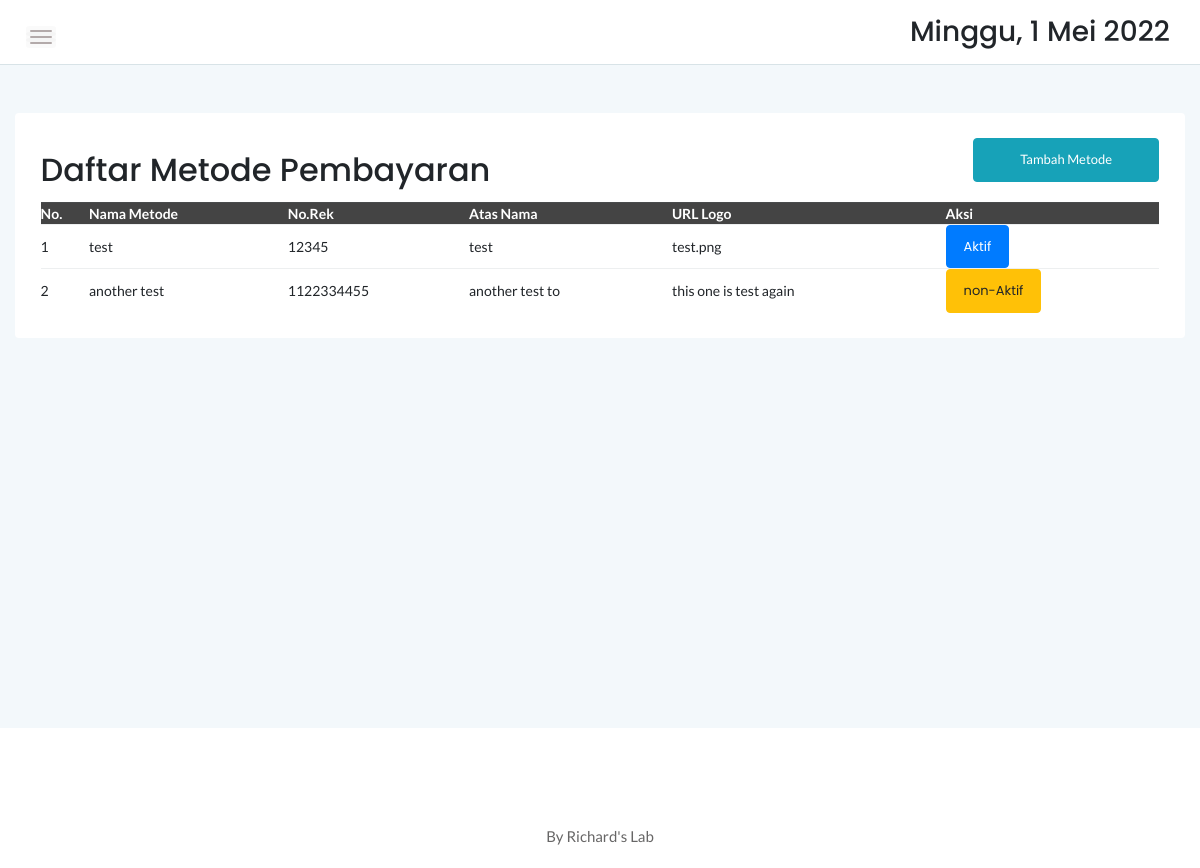
The app's page /admin/pembayaran.php with its own data.
### tables this page shows
CREATE TABLE `pembayaran` (
  `id` int(11) NOT NULL,
  `metode` varchar(50) NOT NULL,
  `noRek` varchar(50) NOT NULL,
  `logo` text,
  `an` varchar(50) NOT NULL,
  `status` int(1) NOT NULL DEFAULT '1'
);

### admin/assets/PHP/load-pembayaran.php (called while the page is built)
<?php
    require 'connection.php';
    $queryPembayaran = mysqli_query($conn,"SELECT * FROM pembayaran");
    $listPembayaran = [];
    while ($metodePembayaran = mysqli_fetch_assoc($queryPembayaran)) {
        $listPembayaran[] = $metodePembayaran;
    }
?>

### admin/pembayaran.php (the view, shortened to what this page needs)
<?php
    require 'assets/PHP/load-pembayaran.php';
?>
<!doctype html>
<html class="no-js" lang="en">
<head>
    <link rel="stylesheet" href="assets/css/bootstrap.min.css">
    <link rel="stylesheet" href="assets/css/font-awesome.min.css">
    <link rel="stylesheet" href="assets/css/themify-icons.css">
    <link rel="stylesheet" href="assets/css/metisMenu.css">
    <link rel="stylesheet" href="assets/css/owl.carousel.min.css">
    <link rel="stylesheet" href="assets/css/slicknav.min.css">
    <link rel="stylesheet" href="https://www.amcharts.com/lib/3/plugins/export/export.css" type="text/css" media="all" />
	<link rel="stylesheet" type="text/css" href="https://cdn.datatables.net/1.10.20/css/jquery.dataTables.min.css">
    <link rel="stylesheet" type="text/css" href="https://cdn.datatables.net/1.10.20/css/jquery.dataTables.css">
    <link rel="stylesheet" type="text/css" href="https://cdn.datatables.net/1.10.20/css/dataTables.bootstrap4.min.css">
    <link rel="stylesheet" type="text/css" href="https://cdn.datatables.net/responsive/2.2.3/css/responsive.bootstrap.min.css">
    <link rel="stylesheet" type="text/css" href="https://cdn.datatables.net/responsive/2.2.3/css/responsive.jqueryui.min.css">
	<link rel="stylesheet" type="text/css" href="https://cdn.datatables.net/buttons/1.5.2/css/buttons.dataTables.min.css">
    <link rel="stylesheet" href="assets/css/typography.css">
    <link rel="stylesheet" href="assets/css/default-css.css">
    <link rel="stylesheet" href="assets/css/styles.css">
    <link rel="stylesheet" href="assets/css/responsive.css">
</head>
<body>
    <div class="page-container">
        <div class="main-content">
            <div class="header-area">
                <div class="row align-items-center">
                    <div class="col-md-6 col-sm-8 clearfix">
                        <div class="nav-btn pull-left">
                            <span></span>
                            <span></span>
                            <span></span>
                        </div>
                    </div>
                    <div class="col-md-6 col-sm-4 clearfix">
                        <ul class="notification-area pull-right">
                            <li><h3><div class="date">
						</b></div></h3>
						</li>
                        </ul>
                    </div>
                </div>
            </div>
            <div class="main-content-inner">
                <div class="row mt-5 mb-5">
                    <div class="col-12">
                        <div class="card">
                            <div class="card-body">
                                <div class="d-sm-flex justify-content-between align-items-center">
									<h2>Daftar Metode Pembayaran</h2>
									<button style="margin-bottom:20px" data-toggle="modal" data-target="#myModal" class="btn btn-info col-md-2">Tambah Metode</button>
                                </div>
                                    <div class="data-tables datatable-dark">
										 <table id="dataTable3" class="display" style="width:100%"><thead class="thead-dark">
											<tr>
												<th>No.</th>
												<th>Nama Metode</th>
												<th>No.Rek</th>
												<th>Atas Nama</th>
												<th>URL Logo</th>
												<th>Aksi</th>
											</tr></thead>
                                        <tbody>
                                        <?php $i=1;foreach($listPembayaran as $metode): ?>
                                            <tr>
                                                <td><?= $i ?></td>
                                                <td><?= $metode['metode'] ?></td>
                                                <td><?= $metode['noRek'] ?></td>
                                                <td><?= $metode['an'] ?></td>
                                                <td><?= $metode['logo'] ?></td>
                                                <?php if($metode['status'] == 1): ?>
                                                <td>
                                                    <a href="assets/PHP/rubah-status-pembayaran.php?id=<?=$metode['id']?>" onclick="return confirm('Anda yakin untuk menonaktifkan metode pembayaran?')">
                                                        <button class="btn btn-primary">Aktif</button>
                                                    </a>
                                                </td>
                                                <?php else: ?>
                                                <td>
                                                    <a href="assets/PHP/rubah-status-pembayaran.php?id=<?=$metode['id']?>">
                                                        <button class="btn btn-warning">non-Aktif</button>
                                                    </a>
                                                </td>
                                                <?php endif; ?>
                                            </tr>
                                        <?php $i++;endforeach; ?>
                                        </tbody>
										</table>
                                    </div>
								 </div>
                            </div>
                        </div>
                    </div>
                </div>
            </div>
        </div>
        <footer>
            <div class="footer-area">
                <p>By Richard's Lab</p>
            </div>
        </footer>
</body>
</html>

### admin/assets/css/typography.css (style rules this page uses)
body { font-size: 14px; font-family: 'Lato', sans-serif; }
h1, h2, h3, h4, h5, h6 { margin: 0; font-family: 'Poppins', sans-serif; }
p { font-family: 'Lato', sans-serif; font-size: 15px; line-height: 26px; color: #444; margin-bottom: 0; }
a, a:visited { text-decoration: none; transition: all 0.3s ease-in-out; -webkit-transition: all 0.3s ease-in-out; -moz-transition: all 0.3s ease-in-out; -o-transition: all 0.3s ease-in-out; outline: 0; font-family: 'Poppins', sans-serif; }
ul, ol { margin-bottom: 0px; margin-top: 0px; padding: 0; }
ul { margin: 0; list-style-type: none; }
button { cursor: pointer; outline: none!important; letter-spacing: 0; }

### admin/assets/css/default-css.css (style rules this page uses)
* { margin: 0; padding: 0; box-sizing: border-box; }
*, *:before, *:after { -moz-box-sizing: border-box; -webkit-box-sizing: border-box; box-sizing: border-box; }
html { -webkit-font-smoothing: antialiased; }
body { background: #fff; font-weight: normal; -webkit-font-smoothing: antialiased; -webkit-text-size-adjust: 100%; }
:root { --primary-color: #4336FB; }

### admin/assets/css/styles.css (style rules this page uses)
.page-container { width: 100%; height: 100%; min-height: 100vh; padding-left: 280px; -webkit-transition: padding-left 0.3s ease 0s; transition: padding-left 0.3s ease 0s; }
.card { border: none; border-radius: 4px; background-color: #fff; -webkit-transition: all 0.3s ease 0s; transition: all 0.3s ease 0s; }
.card-body { padding: 25.6px; padding: 1.6rem; }
.main-content { width: 100%; background: #F3F8FB; }
.main-content-inner { padding: 0 30px 50px; }
.header-area { padding: 15px 30px; background: #fff; border-bottom: 1px solid #d8e3e7; }
.nav-btn { margin-right: 30px; margin-top: 10px; cursor: pointer; }
.nav-btn span { display: block; width: 22px; height: 2px; background: #b3aaaa; margin: 4px 0; border-radius: 15px; -webkit-transition: all 0.3s ease 0s; transition: all 0.3s ease 0s; box-shadow: 0 0 0 4px rgba(99, 96, 96, 0.03); }
.notification-area { -webkit-user-select: none; -moz-user-select: none; -ms-user-select: none; user-select: none; position: relative; z-index: 1; }
.notification-area li { display: inline-block; margin-left: 20px; cursor: pointer; -webkit-user-select: none; -moz-user-select: none; -ms-user-select: none; user-select: none; }
.footer-area { text-align: center; padding: 23px 0 19px; background: #fff; }
.footer-area p { color: #676666; margin-bottom: 0; }
.btn { padding: 11px 17px; font-size: 13px; letter-spacing: 0; }
table tr th { border-bottom: none; }
table tr th, table tr td { border-top: 1px solid rgba(120, 130, 140, 0.13) !important; }
.datatable-dark thead { background: #444; color: #fff; }

### admin/assets/css/responsive.css (style rules this page uses)
@media (min-width: 1200px) and (max-width: 1364px) { .main-content-inner { padding: 0 15px 50px; } }
@media (min-width: 1200px) and (max-width: 1364px) { .page-container, .sbar_collapsed.page-container { padding-left: 0; } }

### records on screen
pembayaran: metode "test", noRek "12345", an "test", logo "test.png"
pembayaran: metode "another test", noRek "1122334455", an "another test to", logo "this one is test again"
